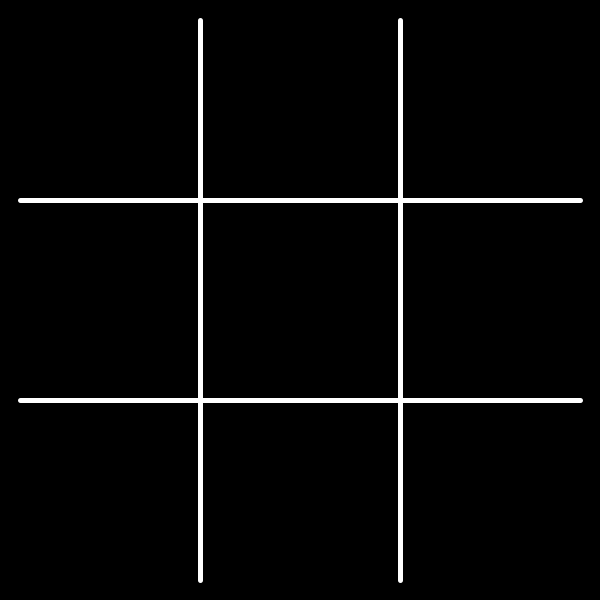
Frame 1 (no input)
Frame 60 (the mouse pressed at the canvas centre just before this capture): identical to frame 1, image omitted
Frame 120 (the mouse held since frame 60 and released just before this capture): identical to frame 1, image omitted

The Processing sketch that drew this single still picture (run headless with seeded random() and noise(); from frame 60 on, the mouse is pressed at the canvas centre):

// Processing sketch: TicTacToe
// ── TicTacToe.pde
import java.util.*;

enum MARK{
  E, X, O;
};

float len;
float del = 20;
MARK[][] data = new MARK[3][3];
boolean player = false;
boolean chance = true;
int left;
Set<MARK[][]> set = new HashSet<MARK[][]>();
boolean finish = false;
boolean active = true;
float blur = 0;

void setup(){
  size(600, 600);
  len = width/3;
  for (int i = 0; i < 3; i++){
    for (int j = 0; j < 3; j++){
      data[i][j] = MARK.E;
    }
  }
  left = 9;
}

void draw(){
  if (active) blur = 0;
  background(0);
  strokeWeight(5);
  stroke(255);
  noFill();
  for (int i = 0; i < 2; i++){
    line((i+1)*width/3, del, (i+1)*width/3, height-del);
  }
  for (int i = 0; i < 2; i++){
    line(del, (i+1)*height/3, width-del, (i+1)*height/3);
  }
  for (int i = 0; i < 3; i++){
    for (int j = 0; j < 3; j++){
      if (data[i][j] == MARK.X){
        drawX(j, i);
      }else if (data[i][j] == MARK.O){
        drawO(j, i);
      }
    }
  }
  MARK a = check(data);
  if (a == null && left != 0) {
    if (player == chance) nextMove(data, left, true);
    return;
  }
  if (active){
    active = false;
  }
  filter(BLUR, blur);
  blur = min(10, blur+0.2);
  textAlign(CENTER, CENTER);
  if (blur >= 5){
    textSize(20);
    fill(255);
    text("Press any key for new game!", width/2, 3*height/4);
  }
  textSize(50);
  if (left == 0 && a == null){
    fill(255, 255, 0);
    text("Draw!", width/2, width/2);
    return;
  }
  if ((player && left%2 == 0) || (!player && left%2 != 0)){
    fill(255, 0, 0);
    text("LOL, you lost!", width/2, width/2);
  }else{
    fill(0, 255, 0);
    text("Cool, you won!", width/2, width/2);
  }
}

int[] nextMove(MARK[][] dt, int lt, boolean main){
  //System.out.println(lt+" "+main);
  ArrayList<Integer> scores = new ArrayList<Integer>();
  ArrayList<int[]> move = new ArrayList<int[]>();
  MARK c;
  if (lt%2==1) c = MARK.X;
  else c = MARK.O;
  for (int i = 0; i < 3; i++){
    for (int j = 0; j < 3; j++){
      if (dt[i][j] != MARK.E) continue;
      MARK[][] temp = copyy(dt);
      temp[i][j] = c;
      MARK a = check(temp);
      int tScr = 0;
      if (lt == 1){
        if (a == null){
          tScr = 0;
        }else if (a == c){
          tScr = 1;
        }else{
          tScr = -1;
        }
      }else{
        if (a == null){
          int[] nxt = nextMove(temp, lt-1, false);
          tScr = -nxt[2];
        }else if (a == c){
          tScr = 1;
        }else{
          tScr = -1;
        }
      }
      scores.add(tScr);
      move.add(new int[]{i, j});
    }
  }
  int mx = scores.get(0);
  int res = 0;
  for (int i = 0; i < scores.size(); i++){
    if (main) System.out.println(move.get(i)[0]+", "+move.get(i)[1]+" = "+scores.get(i));
    if (scores.get(i) > mx){
      res = i;
      mx = scores.get(i);
    }
  }
  if (main){dt[move.get(res)[0]][move.get(res)[1]] = c;
  left--;
  chance = !chance;}
  return new int[]{move.get(res)[0], move.get(res)[1], mx};
}

int fact(int n){
  if (n <= 0) return 1;
  int ans = 1;
  for (int i = 1; i <= n; i++){
    ans *= i;
  }
  return ans;
}

boolean compare(int[] a, int[] b){
  if (a[0] == b[0]){
    if (a[1] == b[1]){
      return a[2] > b[2];
    }else{
      return a[1] > b[1];
    }
  }else{
     return a[0] > b[0];
  }
}

MARK[][] copyy(MARK[][] data){
  MARK[][] temp = new MARK[3][3];
        for (int i = 0; i < 3; i++) for (int j = 0; j < 3; j++) temp[i][j] = data[i][j];
  return temp;
}

void drawO(int x, int y){
  pushMatrix();
  strokeWeight(10);
  stroke(100, 100, 255, 150);
  translate(len*x+len/2, len*y+len/2);
  circle(0, 0, len-del);
  strokeWeight(3);
  stroke(255, 255, 255, 255);
  circle(0, 0, len-del);
  popMatrix();
}

void drawX(int x, int y){
  pushMatrix();
  translate(len*x+len/2, len*y+len/2);
  strokeWeight(10);
  stroke(255, 20, 147, 150);
  for (int i = -1; i <= 1; i += 2){
    for (int j = -1; j <= 1; j += 2){
      line(0, 0, (len/2-del)*i, (len/2-del)*j);
    }
  }
  strokeWeight(3);
  stroke(255, 255, 255, 255);
  for (int i = -1; i <= 1; i += 2){
    for (int j = -1; j <= 1; j += 2){
      line(0, 0, (len/2-del)*i, (len/2-del)*j);
    }
  }
  popMatrix();
}

MARK check(MARK[][] data){
  for (int i = 0; i < 3; i++){
    if (data[i][0] == data[i][1] && data[i][1] == data[i][2] && data[i][0] != MARK.E) return data[i][0];
    if (data[0][i] == data[1][i] && data[1][i] == data[2][i] && data[0][i] != MARK.E) return data[0][i];
  }
  if (data[0][0] == data[1][1] && data[0][0] == data[2][2] && data[1][1] != MARK.E) return data[1][1];
  if (data[0][2] == data[1][1] && data[1][1] == data[2][0] && data[1][1] != MARK.E) return data[1][1];
  return null;
}

void mouseClicked(){
  if (!active) return;
  if (player == chance) return;
  int i = (int) (mouseY/len);
  int j = (int) (mouseX/len);
  if (data[i][j] != MARK.E) return;
  data[i][j] = chance ? MARK.X : MARK.O;
  chance = !chance;
  left--;
}

void keyPressed(){
  if (active) return;
  active = true;
  player = !player;
  for (int i = 0; i < 3; i++){
    for (int j = 0; j < 3; j++){
      data[i][j] = MARK.E;
    }
  }
  left = 9;
  chance = true;
}
